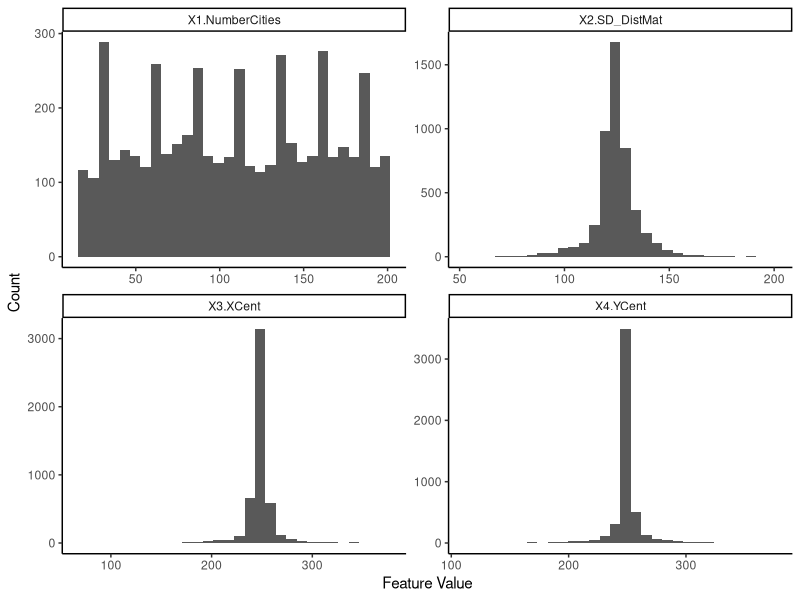
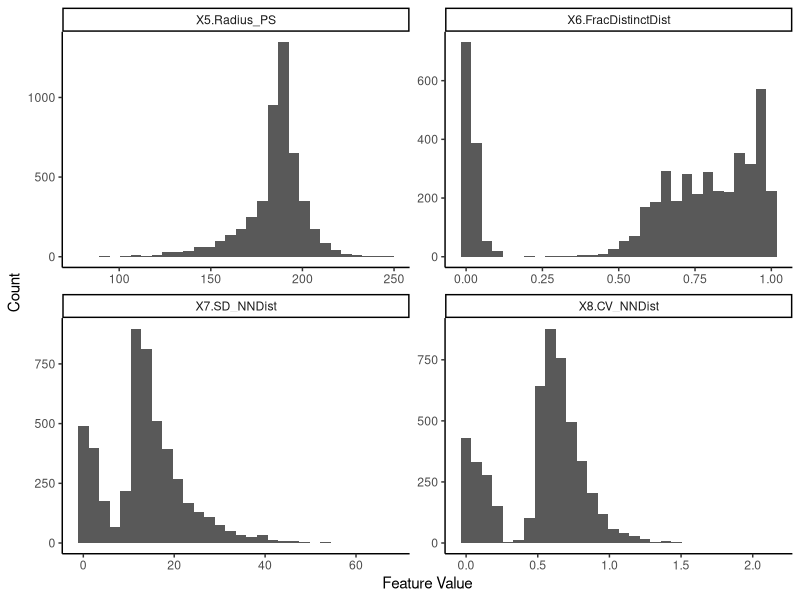
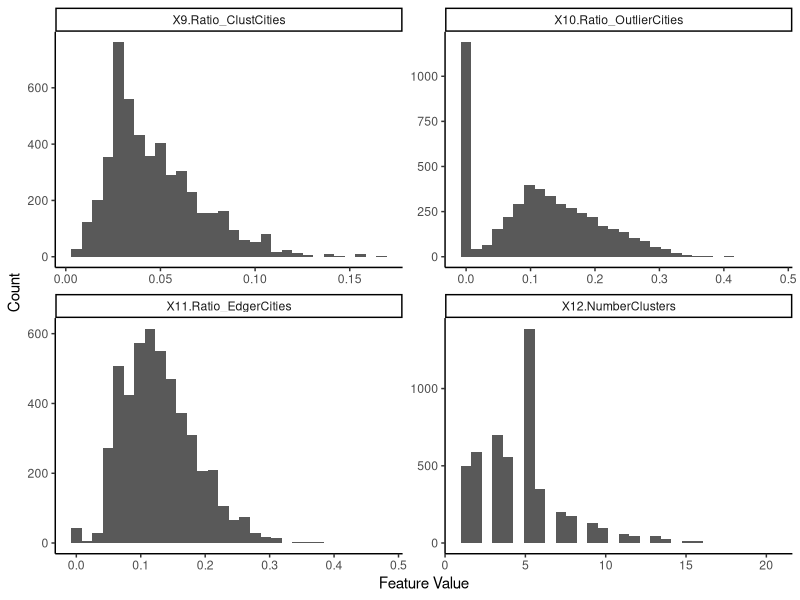
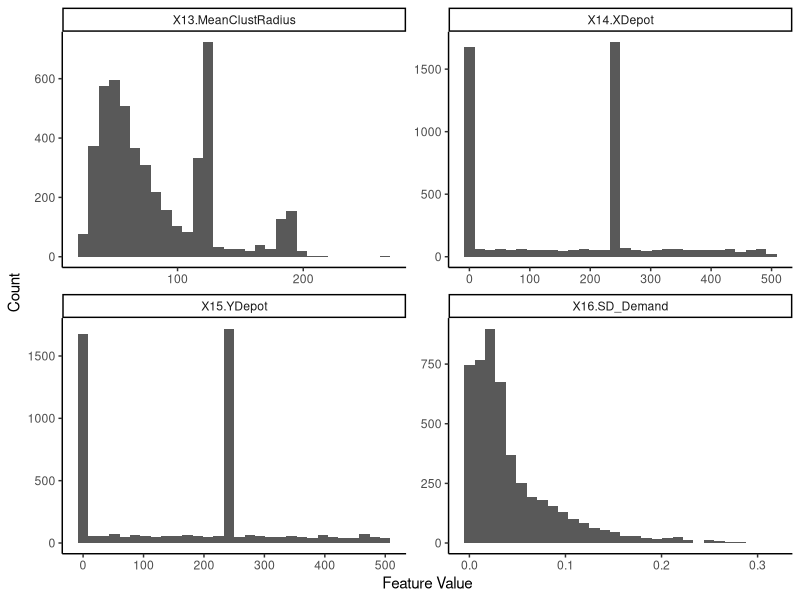
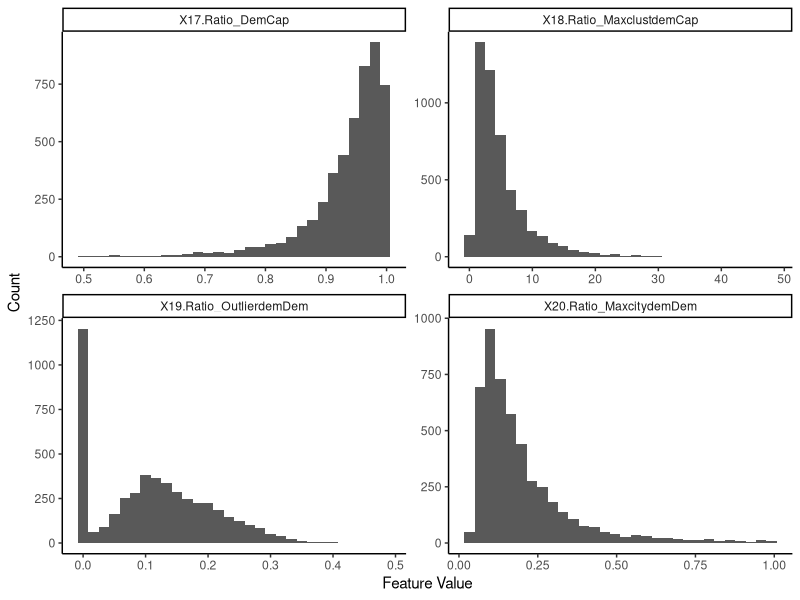
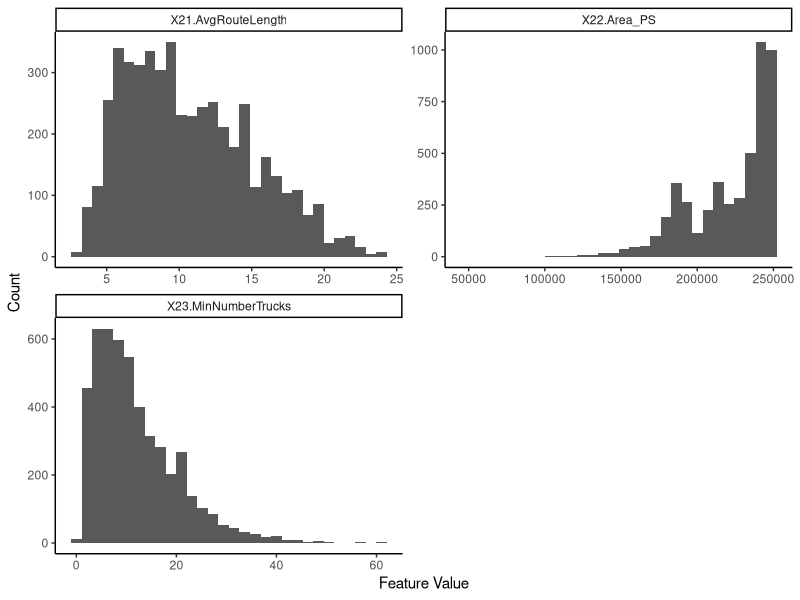
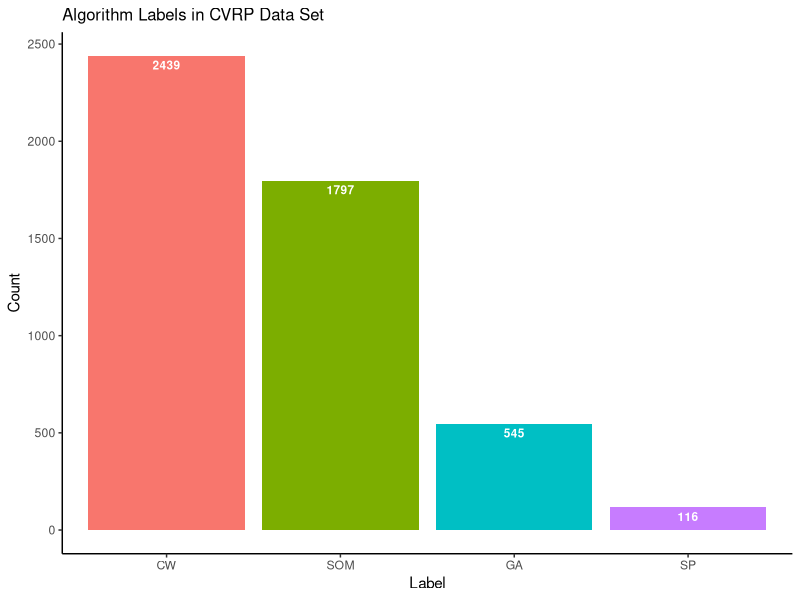
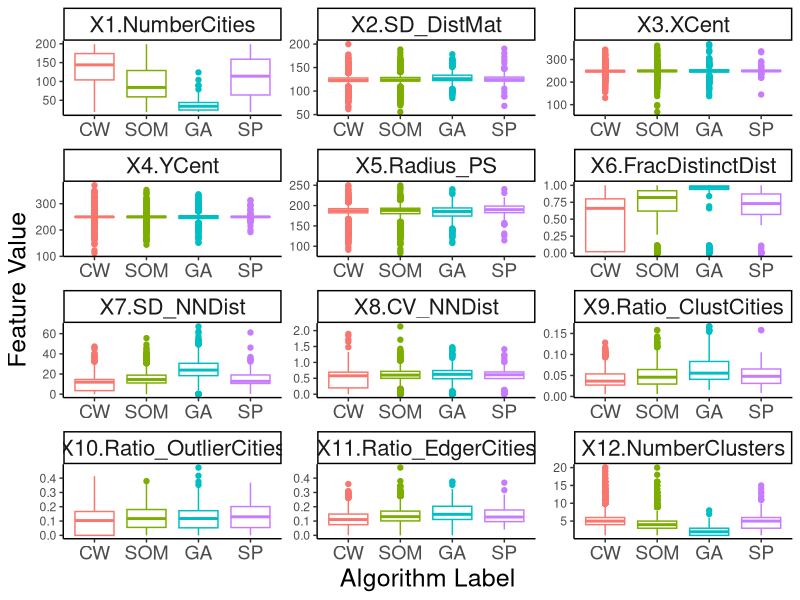

The R source for these figures, in order:
## ---- chunk 1
library(tidyverse)
library(reshape2)
cvrp <- read.csv(file="Data/CVRP_dataset.csv")
## ---- chunk 2
################### Create Histogram of all Features in the CVRP dataset ################

# Features 1 - 4
d <- melt(cvrp[c(7:10)])
ggplot(data = d, mapping = aes(x = value)) + 
  facet_wrap(~variable, scales = 'free') +
  geom_histogram() + 
  labs(x = 'Feature Value', y = 'Count') + #, title = 'Histograms of Features 1 - 4') +
  theme_classic()+
  theme(plot.title = element_text(hjust = 0.5))

## ---- chunk 3
# Features 5 - 8
d <- melt(cvrp[c(11:14)])
ggplot(data = d, mapping = aes(x = value)) + 
  facet_wrap(~variable, scales = 'free') +
  geom_histogram() + 
  labs(x = 'Feature Value', y = 'Count') + #, title = 'Histograms of Features 5 - 8') +
  theme_classic()+
  theme(plot.title = element_text(hjust = 0.5))

## ---- chunk 4
df.cor = cor(cvrp[12:14])
df.cor
## ---- chunk 5
# Features 9 - 12
d <- melt(cvrp[c(15:18)])
ggplot(data = d, mapping = aes(x = value)) + 
  facet_wrap(~variable, scales = 'free') +
  geom_histogram() + 
  labs(x = 'Feature Value', y = 'Count') + #, title = 'Histograms of Features 9 - 12') +
  theme_classic()+
  theme(plot.title = element_text(hjust = 0.5))

## ---- chunk 6
df = cvrp %>%
  group_by(CtyModule) %>%
  filter(X12.NumberClusters == 5) %>%
  summarise(Count_5Clust = sum(X12.NumberClusters)/5)
## ---- chunk 7
# Features 13 - 16
d <- melt(cvrp[c(19:22)])
ggplot(data = d, mapping = aes(x = value)) + 
  facet_wrap(~variable, scales = 'free') +
  geom_histogram() + 
  labs(x = 'Feature Value', y = 'Count') + #, title = 'Histograms of Features 13 - 16') +
  theme_classic()+
  theme(plot.title = element_text(hjust = 0.5))

## ---- chunk 8
# Features 17 - 20
d <- melt(cvrp[c(23:26)])
ggplot(data = d, mapping = aes(x = value)) + 
  facet_wrap(~variable, scales = 'free') +
  geom_histogram() + 
  labs(x = 'Feature Value', y = 'Count') + #, title = 'Histograms of Features 17 - 20') +
  theme_classic()+
  theme(plot.title = element_text(hjust = 0.5))

## ---- chunk 9
df = cvrp %>%
  filter(X19.Ratio_OutlierdemDem == 0) %>%
  count(CtyModule)

df$CtyModule[which.max(df$n)]
max(df$n)/sum(df$n)
## ---- chunk 10
df = cvrp %>%
  filter(CtyModule == 'E') %>%
  count(X12.NumberClusters)
## ---- chunk 11
# Features 21 - 23
d <- melt(cvrp[c(27:29)])
ggplot(data = d, mapping = aes(x = value)) + 
  facet_wrap(~variable, scales = 'free', nrow = 2) +
  geom_histogram() + 
  labs(x = 'Feature Value', y = 'Count') + #, title = 'Histograms of Features 21 - 23') +
  theme_classic()+
  theme(plot.title = element_text(hjust = 0.5))
## ---- chunk 12
############ Create Descending Histogram of 'Label' in CVRP dataset######################

# summary table of labels
counts = cvrp %>%
  group_by(Label) %>%
  summarize(counts = length(Label))


# get Label in descending order based upon its count value
counts$Label = factor(counts$Label,                                   
                      levels = counts$Label[order(counts$counts, decreasing = TRUE)])
  
# create Histogram
ggplot(data = counts, mapping = aes(x = Label, y = counts, fill = Label)) + 
  geom_bar(stat = 'identity')+
  labs(x = 'Label', y = 'Count', title = 'Algorithm Labels in CVRP Data Set')+
  geom_text(aes(label = counts), vjust = 1.5, color = 'white', fontface = 'bold', size=3)+
  theme_classic() + 
  theme(plot.title = element_text(size=12))+
  theme(legend.position = 'none')
## ---- chunk 13

#list of vectors for feature columns to make
features_list = list(c(7:18),c(19:29))#c(7:18), c(11:14), c(15:18), c(19:22), c(23:26), c(27:29))
box_plots = list()

for (features in features_list) {

  # put cvrp data into long format for ggplot
  cvrp_long = melt(data = cvrp, id.vars = c(features, 34), measure.vars = features,
                   variable.name = 'Feature', value.name = 'Value')

  # put Label in same order as the bar chart
  cvrp_long$Label = factor(cvrp_long$Label,
                        levels = c('CW', 'SOM', 'GA', 'SP'))

    # generate/print the plots for
  print(
    ggplot(data = cvrp_long, mapping = aes(x = Label, y = Value, color = Label)) +
    facet_wrap(~Feature, scales = 'free', nrow = 5, ncol = 3) +
    geom_boxplot() +
    labs(x = 'Algorithm Label', y = 'Feature Value') + #, title = 'Histograms of Features 21 - 23') +
    theme_classic()+
    theme(axis.title = element_text(size = 18), strip.text = element_text(size=16),
          axis.text.x = element_text(size = 14), legend.position = 'none')
    )
  }

